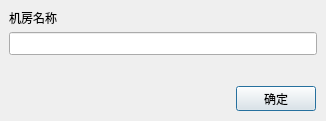
<?xml version="1.0" encoding="UTF-8"?>
<ui version="4.0">
 <class>DialogAddRoom</class>
 <widget class="QDialog" name="DialogAddRoom">
  <property name="geometry">
   <rect>
    <x>0</x>
    <y>0</y>
    <width>326</width>
    <height>121</height>
   </rect>
  </property>
  <property name="minimumSize">
   <size>
    <width>0</width>
    <height>0</height>
   </size>
  </property>
  <property name="maximumSize">
   <size>
    <width>16777215</width>
    <height>16777215</height>
   </size>
  </property>
  <property name="windowTitle">
   <string>添加/修改机房</string>
  </property>
  <property name="styleSheet">
   <string notr="true">font: 12pt &quot;微软雅黑&quot;;</string>
  </property>
  <layout class="QVBoxLayout" name="verticalLayout">
   <property name="leftMargin">
    <number>0</number>
   </property>
   <property name="topMargin">
    <number>0</number>
   </property>
   <property name="rightMargin">
    <number>0</number>
   </property>
   <property name="bottomMargin">
    <number>0</number>
   </property>
   <item>
    <widget class="QWidget" name="widget_white" native="true">
     <layout class="QVBoxLayout" name="verticalLayout_3">
      <property name="spacing">
       <number>10</number>
      </property>
      <item>
       <layout class="QVBoxLayout" name="verticalLayout_2">
        <property name="spacing">
         <number>5</number>
        </property>
        <item>
         <widget class="QLabel" name="label_name">
          <property name="text">
           <string>机房名称</string>
          </property>
         </widget>
        </item>
        <item>
         <widget class="QLineEdit" name="lineEdit_name">
          <property name="minimumSize">
           <size>
            <width>0</width>
            <height>23</height>
           </size>
          </property>
         </widget>
        </item>
       </layout>
      </item>
      <item>
       <spacer name="verticalSpacer">
        <property name="orientation">
         <enum>Qt::Vertical</enum>
        </property>
        <property name="sizeHint" stdset="0">
         <size>
          <width>20</width>
          <height>40</height>
         </size>
        </property>
       </spacer>
      </item>
     </layout>
    </widget>
   </item>
   <item>
    <layout class="QHBoxLayout" name="horizontalLayout" stretch="1,0">
     <property name="rightMargin">
      <number>10</number>
     </property>
     <property name="bottomMargin">
      <number>10</number>
     </property>
     <item>
      <spacer name="horizontalSpacer">
       <property name="orientation">
        <enum>Qt::Horizontal</enum>
       </property>
       <property name="sizeHint" stdset="0">
        <size>
         <width>264</width>
         <height>20</height>
        </size>
       </property>
      </spacer>
     </item>
     <item>
      <widget class="QPushButton" name="pushButton_ok">
       <property name="minimumSize">
        <size>
         <width>75</width>
         <height>25</height>
        </size>
       </property>
       <property name="text">
        <string>确定</string>
       </property>
      </widget>
     </item>
    </layout>
   </item>
  </layout>
 </widget>
 <resources/>
 <connections>
  <connection>
   <sender>pushButton_ok</sender>
   <signal>clicked()</signal>
   <receiver>DialogAddRoom</receiver>
   <slot>accept()</slot>
   <hints>
    <hint type="sourcelabel">
     <x>275</x>
     <y>176</y>
    </hint>
    <hint type="destinationlabel">
     <x>173</x>
     <y>98</y>
    </hint>
   </hints>
  </connection>
 </connections>
</ui>
